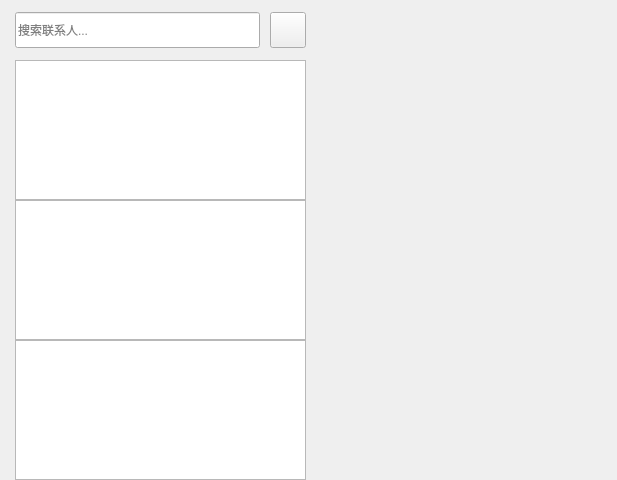
<?xml version="1.0" encoding="UTF-8"?>
<ui version="4.0">
 <class>ChatDialog</class>
 <widget class="QWidget" name="ChatDialog">
  <property name="geometry">
   <rect>
    <x>0</x>
    <y>0</y>
    <width>617</width>
    <height>480</height>
   </rect>
  </property>
  <property name="windowTitle">
   <string>Form</string>
  </property>
  <layout class="QHBoxLayout" name="horizontalLayout">
   <property name="spacing">
    <number>0</number>
   </property>
   <property name="leftMargin">
    <number>0</number>
   </property>
   <property name="topMargin">
    <number>0</number>
   </property>
   <property name="rightMargin">
    <number>0</number>
   </property>
   <property name="bottomMargin">
    <number>0</number>
   </property>
   <item>
    <widget class="QWidget" name="chat_user_wid" native="true">
     <property name="minimumSize">
      <size>
       <width>306</width>
       <height>0</height>
      </size>
     </property>
     <property name="maximumSize">
      <size>
       <width>306</width>
       <height>16777215</height>
      </size>
     </property>
     <layout class="QVBoxLayout" name="verticalLayout_2">
      <property name="spacing">
       <number>0</number>
      </property>
      <property name="leftMargin">
       <number>15</number>
      </property>
      <property name="topMargin">
       <number>0</number>
      </property>
      <property name="rightMargin">
       <number>0</number>
      </property>
      <property name="bottomMargin">
       <number>0</number>
      </property>
      <item>
       <widget class="QWidget" name="search_wid" native="true">
        <property name="minimumSize">
         <size>
          <width>0</width>
          <height>60</height>
         </size>
        </property>
        <layout class="QHBoxLayout" name="horizontalLayout_2">
         <property name="spacing">
          <number>10</number>
         </property>
         <property name="leftMargin">
          <number>0</number>
         </property>
         <property name="topMargin">
          <number>0</number>
         </property>
         <property name="rightMargin">
          <number>0</number>
         </property>
         <property name="bottomMargin">
          <number>0</number>
         </property>
         <item>
          <widget class="C_SearchEdit" name="search_edit">
           <property name="minimumSize">
            <size>
             <width>0</width>
             <height>36</height>
            </size>
           </property>
           <property name="maximumSize">
            <size>
             <width>16777215</width>
             <height>36</height>
            </size>
           </property>
           <property name="placeholderText">
            <string>搜索联系人...</string>
           </property>
          </widget>
         </item>
         <item>
          <widget class="ElaToolButton" name="add_btn">
           <property name="minimumSize">
            <size>
             <width>36</width>
             <height>36</height>
            </size>
           </property>
           <property name="maximumSize">
            <size>
             <width>36</width>
             <height>36</height>
            </size>
           </property>
           <property name="text">
            <string/>
           </property>
          </widget>
         </item>
        </layout>
       </widget>
      </item>
      <item>
       <widget class="ChatUserList" name="chat_user_list">
        <property name="minimumSize">
         <size>
          <width>0</width>
          <height>60</height>
         </size>
        </property>
       </widget>
      </item>
      <item>
       <widget class="QListWidget" name="search_list"/>
      </item>
      <item>
       <widget class="QListView" name="con_user_list"/>
      </item>
     </layout>
    </widget>
   </item>
   <item>
    <widget class="QStackedWidget" name="stackedWidget">
     <widget class="ChatWid" name="page"/>
     <widget class="QWidget" name="page_2"/>
    </widget>
   </item>
  </layout>
 </widget>
 <customwidgets>
  <customwidget>
   <class>C_SearchEdit</class>
   <extends>QLineEdit</extends>
   <header>chat/c_searchedit.h</header>
  </customwidget>
  <customwidget>
   <class>ElaToolButton</class>
   <extends>QToolButton</extends>
   <header>elatoolbutton.h</header>
  </customwidget>
  <customwidget>
   <class>ChatUserList</class>
   <extends>QListWidget</extends>
   <header>chat/chatuserlist.h</header>
  </customwidget>
  <customwidget>
   <class>ChatWid</class>
   <extends>QWidget</extends>
   <header>chat/chatwid.h</header>
   <container>1</container>
  </customwidget>
 </customwidgets>
 <resources/>
 <connections/>
</ui>
